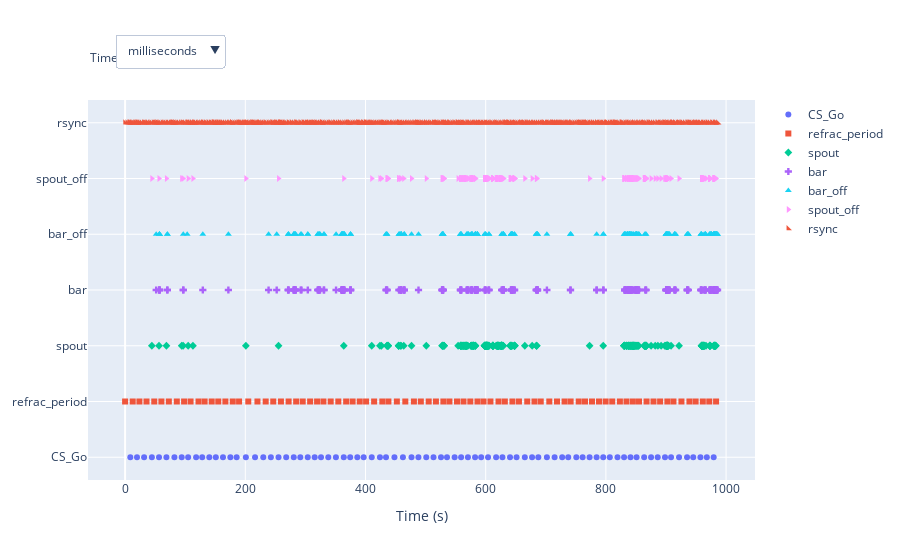

Write notebook code for a chart like this one.
### Markdown cell above
%TODO

- markers
- drowdown to change time units
- express states by lines ... requires manual definition of each state

### Code cell
raw_symbols  = plotly.validators.scatter.marker.SymbolValidator().values
symbols = [raw_symbols[i+2] for i in range(0, len(raw_symbols), 12)]


session1 = exp_cohort.sessions[0]

fig = go.Figure()

keys = session1.times.keys()

for kind, k in enumerate(keys):

    sc = go.Line(x=session1.times[k]/1000, y=[k]
                 * len(session1.times[k]), name=k, mode='markers', marker_symbol=symbols[kind % 40])
    fig.add_trace(sc)

fig.update_xaxes(title='Time (s)')


fig.update_layout(
    updatemenus=[
        dict(
            buttons=list([
                dict(
                    args=["type", "milliseconds"],
                    label="milliseconds",
                    method="restyle"
                ),
                dict(
                    args=["type", "seconds"],
                    label="seconds",
                    method="restyle"
                ),
                dict(
                    args=["type", "minutes"],
                    label="minutes",
                    method="restyle"
                )
            ]),
            direction="down",
            pad={"r": 10, "t": 10},
            showactive=True,
            x=0.04,
            xanchor="left",
            y=1.2,
            yanchor="top"
        ),
    ]
)

fig.update_layout(
    annotations=[
        dict(text="Time unit:", showarrow=False,
        x=-0, y=1.14, xref="paper", yref="paper", align="left")
    ]
)

fig.show()

### Figure 1 — Plotly figure (JSON) as saved in the notebook; plotly's stock layout.template omitted (floating-point values rounded to 4 significant figures; data arrays with more than 128 entries replaced by an {"elided": "..."} marker saying what was removed)
{"data": [{"marker": {"symbol": "circle"}, "mode": "markers", "name": "CS_Go", "type": "scatter", "x": [8.678, 19.8, 31.63, 44.52, 56.42, 68.76, 82.05, 94.16, 104.9, 118.2, 128.3, 140.1, 151.0, 162.9, 175.2, 185.6, 200.9, 216.2, 229.9, 242.5, 255.3, 268.1, 280.6, 291.5, 303.9, 315.4, 326.0, 338.1, 350.8, 363.8, 374.6, 386.4, 397.0, 410.4, 424.0, 434.1, 448.2, 462.3, 476.6, 488.1, 501.2, 513.2, 525.6, 535.7, 548.3, 559.1, 570.4, 582.4, 592.5, 603.9, 617.3, 627.9, 640.5, 651.3, 665.1, 677.2, 687.6, 701.9, 714.7, 727.3, 737.3, 750.8, 761.3, 772.9, 784.6, 795.6, 806.5, 819.3, 830.3, 840.9, 851.1, 863.7, 875.2, 886.2, 898.3, 908.4, 921.7, 935.0, 945.3, 957.3, 968.0, 979.4], "y": ["CS_Go", "CS_Go", "CS_Go", "CS_Go", "CS_Go", "CS_Go", "CS_Go", "CS_Go", "CS_Go", "CS_Go", "CS_Go", "CS_Go", "CS_Go", "CS_Go", "CS_Go", "CS_Go", "CS_Go", "CS_Go", "CS_Go", "CS_Go", "CS_Go", "CS_Go", "CS_Go", "CS_Go", "CS_Go", "CS_Go", "CS_Go", "CS_Go", "CS_Go", "CS_Go", "CS_Go", "CS_Go", "CS_Go", "CS_Go", "CS_Go", "CS_Go", "CS_Go", "CS_Go", "CS_Go", "CS_Go", "CS_Go", "CS_Go", "CS_Go", "CS_Go", "CS_Go", "CS_Go", "CS_Go", "CS_Go", "CS_Go", "CS_Go", "CS_Go", "CS_Go", "CS_Go", "CS_Go", "CS_Go", "CS_Go", "CS_Go", "CS_Go", "CS_Go", "CS_Go", "CS_Go", "CS_Go", "CS_Go", "CS_Go", "CS_Go", "CS_Go", "CS_Go", "CS_Go", "CS_Go", "CS_Go", "CS_Go", "CS_Go", "CS_Go", "CS_Go", "CS_Go", "CS_Go", "CS_Go", "CS_Go", "CS_Go", "CS_Go", "CS_Go", "CS_Go"]}, {"marker": {"symbol": "square"}, "mode": "markers", "name": "refrac_period", "type": "scatter", "x": [0, 12.68, 23.8, 35.63, 48.52, 60.42, 72.76, 86.05, 98.16, 108.9, 122.2, 132.3, 144.1, 155.0, 166.9, 179.2, 189.6, 204.9, 220.2, 233.9, 246.5, 259.3, 272.1, 284.6, 295.5, 307.9, 319.4, 330.0, 342.1, 354.8, 367.8, 378.6, 390.4, 401.0, 414.4, 428.0, 438.1, 452.2, 466.3, 480.6, 492.1, 505.2, 517.2, 529.6, 539.7, 552.3, 563.1, 574.4, 586.4, 596.5, 607.9, 621.3, 631.9, 644.5, 655.3, 669.1, 681.2, 691.6, 705.9, 718.7, 731.3, 741.3, 754.8, 765.3, 776.9, 788.6, 799.6, 810.5, 823.3, 834.3, 844.9, 855.1, 867.7, 879.2, 890.2, 902.3, 912.4, 925.7, 939.0, 949.3, 961.3, 972.0, 983.4], "y": ["refrac_period", "refrac_period", "refrac_period", "refrac_period", "refrac_period", "refrac_period", "refrac_period", "refrac_period", "refrac_period", "refrac_period", "refrac_period", "refrac_period", "refrac_period", "refrac_period", "refrac_period", "refrac_period", "refrac_period", "refrac_period", "refrac_period", "refrac_period", "refrac_period", "refrac_period", "refrac_period", "refrac_period", "refrac_period", "refrac_period", "refrac_period", "refrac_period", "refrac_period", "refrac_period", "refrac_period", "refrac_period", "refrac_period", "refrac_period", "refrac_period", "refrac_period", "refrac_period", "refrac_period", "refrac_period", "refrac_period", "refrac_period", "refrac_period", "refrac_period", "refrac_period", "refrac_period", "refrac_period", "refrac_period", "refrac_period", "refrac_period", "refrac_period", "refrac_period", "refrac_period", "refrac_period", "refrac_period", "refrac_period", "refrac_period", "refrac_period", "refrac_period", "refrac_period", "refrac_period", "refrac_period", "refrac_period", "refrac_period", "refrac_period", "refrac_period", "refrac_period", "refrac_period", "refrac_period", "refrac_period", "refrac_period", "refrac_period", "refrac_period", "refrac_period", "refrac_period", "refrac_period", "refrac_period", "refrac_period", "refrac_period", "refrac_period", "refrac_period", "refrac_period", "refrac_period", "refrac_period"]}, {"marker": {"symbol": "diamond"}, "mode": "markers", "name": "spout", "type": "scatter", "x": {"elided": "329 float values"}, "y": {"elided": "329 str values"}}, {"marker": {"symbol": "cross"}, "mode": "markers", "name": "bar", "type": "scatter", "x": {"elided": "271 float values"}, "y": {"elided": "271 str values"}}, {"marker": {"symbol": "x"}, "mode": "markers", "name": "cue_delay_timer", "type": "scatter", "x": [], "y": []}, {"marker": {"symbol": "triangle-up"}, "mode": "markers", "name": "bar_off", "type": "scatter", "x": {"elided": "271 float values"}, "y": {"elided": "271 str values"}}, {"marker": {"symbol": "triangle-down"}, "mode": "markers", "name": "button_release", "type": "scatter", "x": [], "y": []}, {"marker": {"symbol": "triangle-left"}, "mode": "markers", "name": "US_end_timer", "type": "scatter", "x": [], "y": []}, {"marker": {"symbol": "triangle-right"}, "mode": "markers", "name": "spout_off", "type": "scatter", "x": {"elided": "329 float values"}, "y": {"elided": "329 str values"}}, {"marker": {"symbol": "triangle-ne"}, "mode": "markers", "name": "button_press", "type": "scatter", "x": [], "y": []}, {"marker": {"symbol": "triangle-se"}, "mode": "markers", "name": "solenoid_off", "type": "scatter", "x": [], "y": []}, {"marker": {"symbol": "triangle-sw"}, "mode": "markers", "name": "rsync", "type": "scatter", "x": {"elided": "492 float values"}, "y": {"elided": "492 str values"}}], "layout": {"annotations": [{"align": "left", "showarrow": false, "text": "Time unit:", "x": 0, "xref": "paper", "y": 1.14, "yref": "paper"}], "updatemenus": [{"buttons": [{"args": ["type", "milliseconds"], "label": "milliseconds", "method": "restyle"}, {"args": ["type", "seconds"], "label": "seconds", "method": "restyle"}, {"args": ["type", "minutes"], "label": "minutes", "method": "restyle"}], "direction": "down", "pad": {"r": 10, "t": 10}, "showactive": true, "x": 0.04, "xanchor": "left", "y": 1.2, "yanchor": "top"}], "xaxis": {"title": {"text": "Time (s)"}}}}
